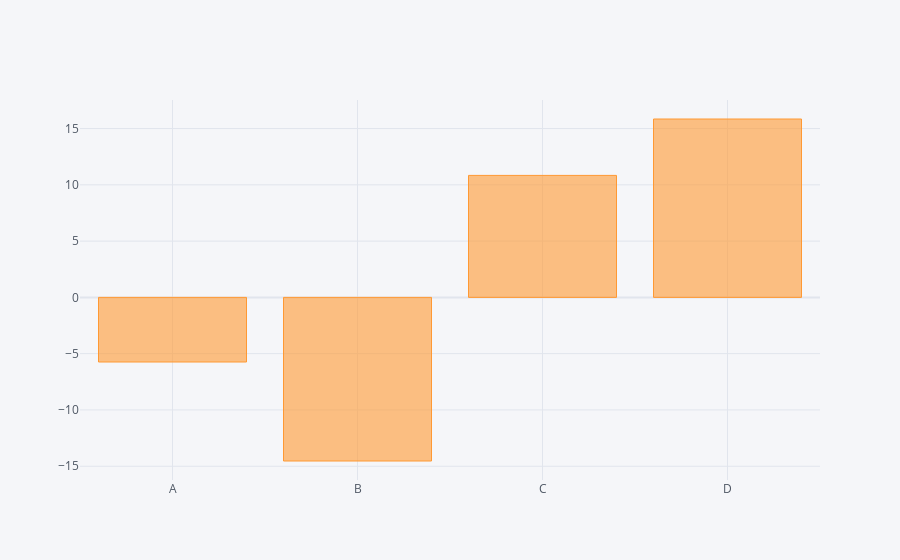

The notebook cell this image was saved under:
### Code cell
df.sum().iplot(kind='bar')

### Figure 1 — Plotly figure (JSON) as saved in the notebook; plotly's stock layout.template omitted (floating-point values rounded to 4 significant figures)
{"data": [{"marker": {"color": "rgba(255, 153, 51, 0.6)", "line": {"color": "rgba(255, 153, 51, 1.0)", "width": 1}}, "name": "None", "orientation": "v", "text": "", "type": "bar", "x": ["A", "B", "C", "D"], "y": [-5.741, -14.54, 10.84, 15.85]}], "layout": {"legend": {"bgcolor": "#F5F6F9", "font": {"color": "#4D5663"}}, "paper_bgcolor": "#F5F6F9", "plot_bgcolor": "#F5F6F9", "title": {"font": {"color": "#4D5663"}}, "xaxis": {"gridcolor": "#E1E5ED", "showgrid": true, "tickfont": {"color": "#4D5663"}, "title": {"font": {"color": "#4D5663"}, "text": ""}, "zerolinecolor": "#E1E5ED"}, "yaxis": {"gridcolor": "#E1E5ED", "showgrid": true, "tickfont": {"color": "#4D5663"}, "title": {"font": {"color": "#4D5663"}, "text": ""}, "zerolinecolor": "#E1E5ED"}}}
